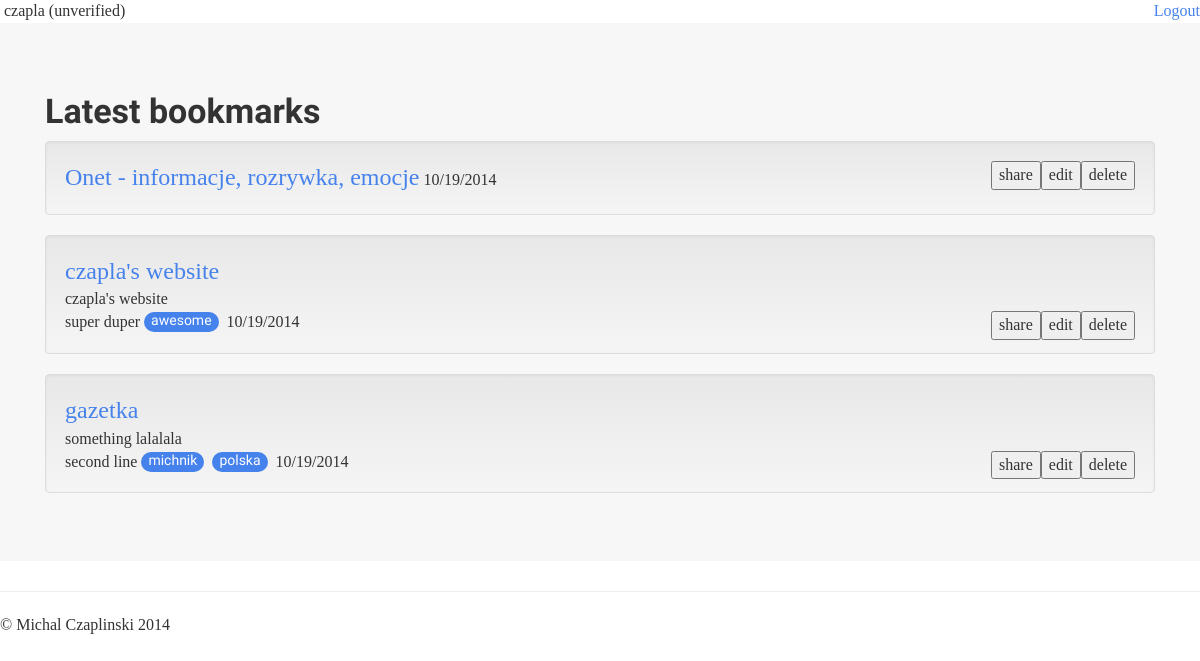
Before: /bookmarks/ (signed in) with the older database file.
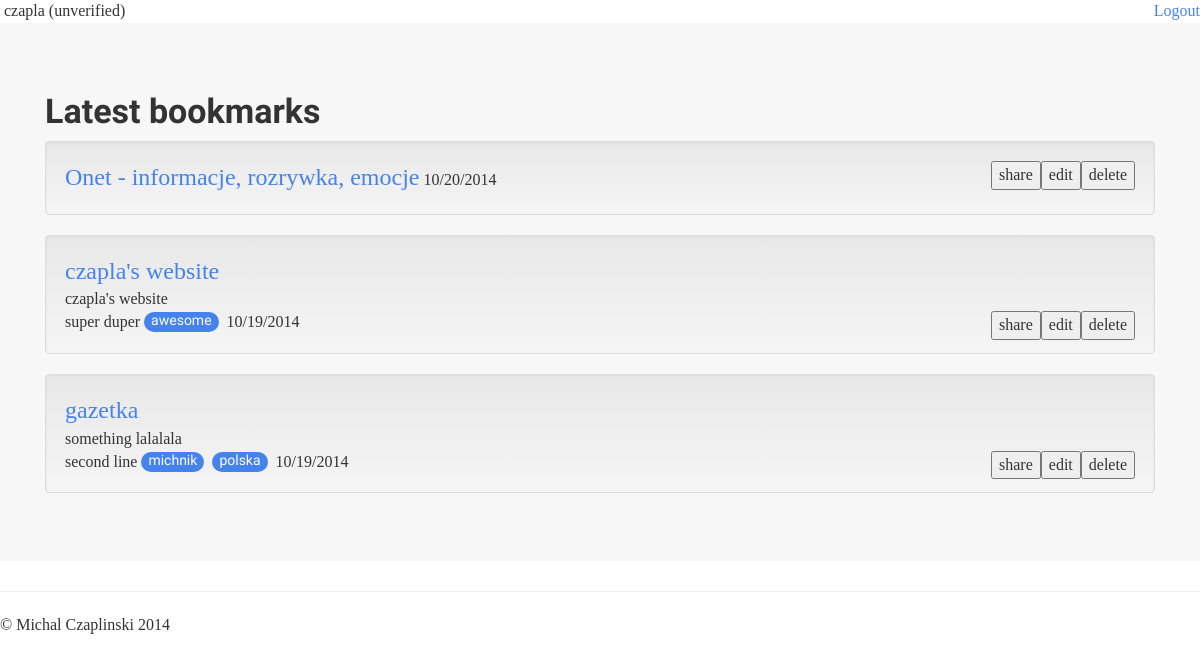
After: the same page with the newer database file.
### main/models.py (models this page shows, shortened)
class Bookmark(models.Model):
    url = models.URLField()
    title = models.CharField('title', max_length=255)
    description = models.TextField('description', blank=True)
    date_created = models.DateTimeField('date created')
    date_updated = models.DateTimeField('date updated')
    owner = models.ForeignKey(User, related_name='bookmarks')
    tags = models.ManyToManyField(Tag, blank=True)
    domain = models.CharField('domain', max_length=80, blank=True)
    class Meta:
        verbose_name = 'bookmark'
        verbose_name_plural = 'bookmarks'
        ordering = ['-date_created']

### main/views.py (the view)
# urls.py: url(r'^bookmarks/$', views.bookmark_list, name='bookmarks'),
def bookmark_list(request):
    user = request.user
    try:
        bookmarks = Bookmark.objects.filter(owner=user)
    except Exception:
        return redirect('/')
    context = {'bookmarks': bookmarks}
    return render(request, 'main/bookmark_list.html', context)

### main/models.py (called while the page is built)
    def __unicode__(self):
        return self.name

### main/templates/main/bookmark_list.html (shortened to what this page needs)
{% extends "base.html" %}
{% load staticfiles %}
{% block heading %}
<h2>Latest bookmarks</h2>
{% endblock %}
{% block content %}
<ul class="list-unstyled">
{% for bookmark in bookmarks %}
    <li class="well">{% include "main/bookmark.html" %}</li>
{% empty %}
    <li>No bookmarks. :( </li>
{% endfor %}
</ul>
{% endblock %}

### main/templates/main/bookmark.html
<a class="lead" id="{{bookmark.id}}" href="{{ bookmark.url }}">{{ bookmark.title }}</a>
{% if bookmark.description %}
    <br>{{ bookmark.description|linebreaksbr }}
{% endif %}
{% if bookmark.tags.count %}
    {% for tag in bookmark.tags.all %}
        <span class="badge">{{ tag|lower }}</span>&nbsp;
    {% endfor %}
{% endif %}
<span>{{ bookmark.date_created|date:"SHORT_DATE_FORMAT" }}</span>
<button class="pull-right delete" id="{{bookmark.id}}">delete</button>
<button class="pull-right edit" id="{{bookmark.id}}">edit</button>
<button class="pull-right share" id="{{bookmark.id}}">share</button>

Changed rows visible on the page:
changed Bookmark "Onet - informacje, rozrywka, emocje": date_created "10/19/2014" → "10/20/2014"
